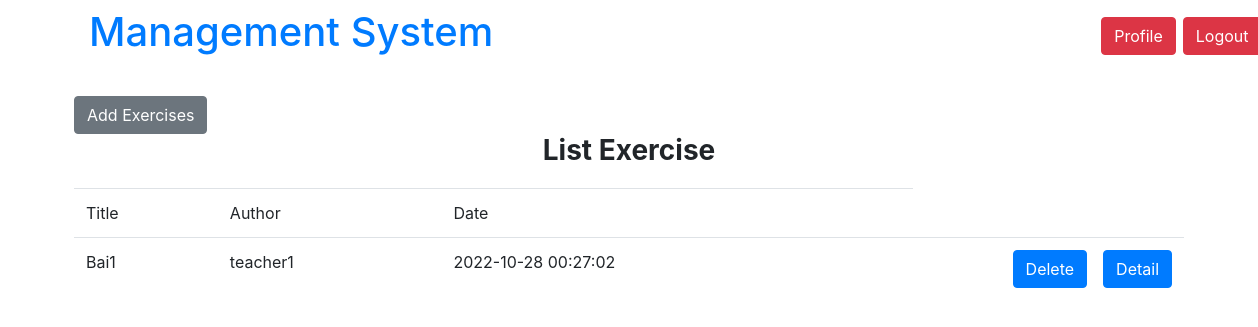
Page /user/exercises/index.php (signed in) on the committed database.
### tables this page shows
CREATE TABLE `exercises` (
  `id` int(11) NOT NULL,
  `author` varchar(30) DEFAULT NULL,
  `title` varchar(100) DEFAULT NULL,
  `content` varchar(1000) DEFAULT NULL,
  `filename` varchar(100) DEFAULT NULL,
  `date` datetime DEFAULT current_timestamp()
);

### user/exercises/index.php (the view, shortened to what this page needs)
<?php
    include '../../config/connect.php';
    $query = "SELECT * FROM exercises";
    $exercises = $conn->query($query);
?>
<!doctype html>
<html lang="en">
  <head>
    <link rel="stylesheet" href="https://stackpath.bootstrapcdn.com/bootstrap/4.3.1/css/bootstrap.min.css">
  </head>
  <body>
    <?php include "../header.php"; ?>
    <div class="container">
    <?php
        if($_SESSION['role']) {
            echo '<div class="row">
                <div class="col-md-2">
                    <form action="addex.php">
                        <button class= "btn btn-secondary" type="submit">Add Exercises</button>
                    </form>
                </div>
            </div>';
        }
        ?>
        <h3><center><b>List Exercise</b></center></h3>
        <div class="row" style="margin-top: 20px">
        <div class="col-sm-12">
            <div class="table-responsive">
                <table class="table">
                    <thead>
                        <tr>
                            <td>Title</td>
                            <td>Author</td>
                            <td>Date</td>
                        </tr>
                    </thead>
                    <tbody>
                        <?php
                        foreach ($exercises as $ex){
                            echo "<tr>";
                                echo "<td>".$ex['title']."</td>";
                                echo "<td>".$ex['author']."</td>";
                                echo "<td>".$ex['date']."</td>";
                                echo "<td>
                                    <a href='detail.php?id=".$ex['id']."' class='btn btn-primary' style='float: right;margin-left: 8px;'>Detail</a>";
                                    if($_SESSION['role']){
                                        echo "<form action='' method='post'>
                                            <input type='hidden' name='filename' value='".$ex['filename']."'>
                                            <button type='submit' class='btn btn-primary' name='delete' value='".$ex['id']."' style='float: right;margin-right: 8px;' onclick=\'return confirm('Delete".$ex['title'].")\'>Delete</button>
                                            </form>";
                                        } ?>
                                </td>
                            </tr>
                        <?php } ?>
                    </tbody>
                </table>
            </div>
        </div>
    </div>
  </body>
</html>

### rows in the picture
exercises: title "Bai1", author "teacher1", date "2022-10-28 00:27:02"
